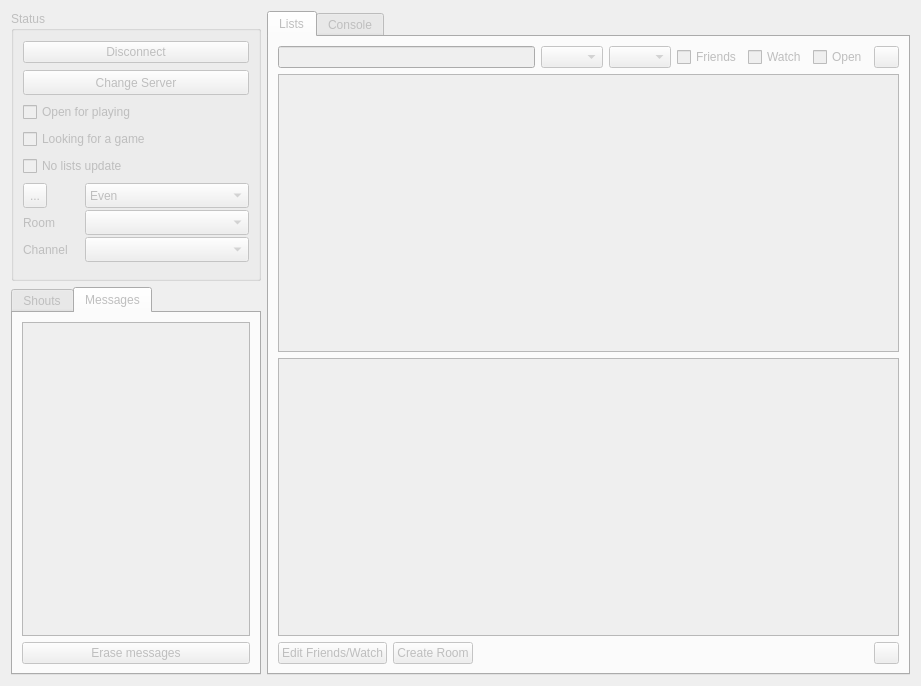
<?xml version="1.0" encoding="UTF-8"?>
<ui version="4.0">
 <class>ConnectionWidget</class>
 <widget class="QWidget" name="ConnectionWidget">
  <property name="enabled">
   <bool>false</bool>
  </property>
  <property name="geometry">
   <rect>
    <x>0</x>
    <y>0</y>
    <width>921</width>
    <height>686</height>
   </rect>
  </property>
  <property name="windowTitle">
   <string>Form</string>
  </property>
  <layout class="QGridLayout" name="gridLayout">
   <item row="0" column="0">
    <widget class="QGroupBox" name="groupBox_3">
     <property name="sizePolicy">
      <sizepolicy hsizetype="Expanding" vsizetype="Expanding">
       <horstretch>0</horstretch>
       <verstretch>0</verstretch>
      </sizepolicy>
     </property>
     <property name="minimumSize">
      <size>
       <width>170</width>
       <height>270</height>
      </size>
     </property>
     <property name="maximumSize">
      <size>
       <width>250</width>
       <height>270</height>
      </size>
     </property>
     <property name="title">
      <string>Status</string>
     </property>
     <property name="alignment">
      <set>Qt::AlignLeading|Qt::AlignLeft|Qt::AlignTop</set>
     </property>
     <layout class="QVBoxLayout" name="verticalLayout">
      <item>
       <widget class="QPushButton" name="connectButton">
        <property name="sizePolicy">
         <sizepolicy hsizetype="Expanding" vsizetype="Fixed">
          <horstretch>0</horstretch>
          <verstretch>0</verstretch>
         </sizepolicy>
        </property>
        <property name="text">
         <string>Disconnect</string>
        </property>
        <property name="checkable">
         <bool>true</bool>
        </property>
       </widget>
      </item>
      <item>
       <widget class="QPushButton" name="changeServerButton">
        <property name="minimumSize">
         <size>
          <width>110</width>
          <height>25</height>
         </size>
        </property>
        <property name="toolTip">
         <string/>
        </property>
        <property name="text">
         <string>Change Server</string>
        </property>
       </widget>
      </item>
      <item>
       <widget class="QCheckBox" name="openCheckBox">
        <property name="minimumSize">
         <size>
          <width>140</width>
          <height>0</height>
         </size>
        </property>
        <property name="toolTip">
         <string>Others can invite you to a match</string>
        </property>
        <property name="text">
         <string>Open for playing</string>
        </property>
       </widget>
      </item>
      <item>
       <widget class="QCheckBox" name="lookingCheckBox">
        <property name="minimumSize">
         <size>
          <width>160</width>
          <height>0</height>
         </size>
        </property>
        <property name="text">
         <string>Looking for a game</string>
        </property>
       </widget>
      </item>
      <item>
       <widget class="QCheckBox" name="quietCheckBox">
        <property name="minimumSize">
         <size>
          <width>140</width>
          <height>0</height>
         </size>
        </property>
        <property name="toolTip">
         <string>Don't receive list updates from server</string>
        </property>
        <property name="text">
         <string>No lists update</string>
        </property>
       </widget>
      </item>
      <item>
       <layout class="QGridLayout" name="gridLayout_3">
        <property name="spacing">
         <number>2</number>
        </property>
        <item row="0" column="0">
         <widget class="QToolButton" name="seekToolButton">
          <property name="minimumSize">
           <size>
            <width>0</width>
            <height>25</height>
           </size>
          </property>
          <property name="toolTip">
           <string>Seek a match</string>
          </property>
          <property name="text">
           <string>...</string>
          </property>
          <property name="icon">
           <iconset resource="application.qrc">
            <normaloff>:/resources/pics/not_seeking.png</normaloff>:/resources/pics/not_seeking.png</iconset>
          </property>
          <property name="iconSize">
           <size>
            <width>22</width>
            <height>22</height>
           </size>
          </property>
          <property name="checkable">
           <bool>true</bool>
          </property>
          <property name="popupMode">
           <enum>QToolButton::InstantPopup</enum>
          </property>
         </widget>
        </item>
        <item row="0" column="1">
         <widget class="QComboBox" name="handicapComboBox">
          <property name="minimumSize">
           <size>
            <width>0</width>
            <height>25</height>
           </size>
          </property>
          <property name="toolTip">
           <string>Set the handicap range you want for seeking games</string>
          </property>
          <item>
           <property name="text">
            <string>Even</string>
           </property>
          </item>
          <item>
           <property name="text">
            <string>Within 2 stones</string>
           </property>
          </item>
          <item>
           <property name="text">
            <string>Within 5 stones</string>
           </property>
          </item>
          <item>
           <property name="text">
            <string>Anyone</string>
           </property>
          </item>
          <item>
           <property name="text">
            <string>Same or stronger</string>
           </property>
          </item>
          <item>
           <property name="text">
            <string>Same or weaker</string>
           </property>
          </item>
         </widget>
        </item>
        <item row="1" column="0">
         <widget class="QLabel" name="roomsLabel">
          <property name="minimumSize">
           <size>
            <width>0</width>
            <height>25</height>
           </size>
          </property>
          <property name="text">
           <string>Room</string>
          </property>
         </widget>
        </item>
        <item row="1" column="1">
         <widget class="QComboBox" name="roomComboBox">
          <property name="minimumSize">
           <size>
            <width>0</width>
            <height>25</height>
           </size>
          </property>
         </widget>
        </item>
        <item row="2" column="0">
         <widget class="QLabel" name="channelsLabel">
          <property name="minimumSize">
           <size>
            <width>60</width>
            <height>25</height>
           </size>
          </property>
          <property name="text">
           <string>Channel</string>
          </property>
         </widget>
        </item>
        <item row="2" column="1">
         <widget class="QComboBox" name="channelComboBox">
          <property name="minimumSize">
           <size>
            <width>0</width>
            <height>25</height>
           </size>
          </property>
         </widget>
        </item>
       </layout>
      </item>
     </layout>
    </widget>
   </item>
   <item row="1" column="0">
    <widget class="QTabWidget" name="talkTabs">
     <property name="sizePolicy">
      <sizepolicy hsizetype="Expanding" vsizetype="MinimumExpanding">
       <horstretch>0</horstretch>
       <verstretch>0</verstretch>
      </sizepolicy>
     </property>
     <property name="minimumSize">
      <size>
       <width>100</width>
       <height>100</height>
      </size>
     </property>
     <property name="maximumSize">
      <size>
       <width>250</width>
       <height>16777215</height>
      </size>
     </property>
     <property name="currentIndex">
      <number>1</number>
     </property>
     <widget class="QWidget" name="tabShouts">
      <attribute name="title">
       <string>Shouts</string>
      </attribute>
      <layout class="QGridLayout" name="_5">
       <property name="leftMargin">
        <number>9</number>
       </property>
       <property name="topMargin">
        <number>9</number>
       </property>
       <property name="rightMargin">
        <number>9</number>
       </property>
       <property name="bottomMargin">
        <number>9</number>
       </property>
       <property name="spacing">
        <number>6</number>
       </property>
       <item row="0" column="0">
        <widget class="QTextEdit" name="shoutTE">
         <property name="readOnly">
          <bool>true</bool>
         </property>
        </widget>
       </item>
      </layout>
     </widget>
     <widget class="QWidget" name="tabMessages">
      <attribute name="title">
       <string>Messages</string>
      </attribute>
      <layout class="QGridLayout" name="_6">
       <property name="leftMargin">
        <number>9</number>
       </property>
       <property name="topMargin">
        <number>9</number>
       </property>
       <property name="rightMargin">
        <number>9</number>
       </property>
       <property name="bottomMargin">
        <number>9</number>
       </property>
       <property name="spacing">
        <number>6</number>
       </property>
       <item row="0" column="0">
        <widget class="QTextEdit" name="msgTextEdit">
         <property name="sizePolicy">
          <sizepolicy hsizetype="Expanding" vsizetype="Preferred">
           <horstretch>0</horstretch>
           <verstretch>0</verstretch>
          </sizepolicy>
         </property>
         <property name="readOnly">
          <bool>true</bool>
         </property>
        </widget>
       </item>
       <item row="1" column="0">
        <widget class="QPushButton" name="buttonErase">
         <property name="text">
          <string>Erase messages</string>
         </property>
        </widget>
       </item>
      </layout>
     </widget>
    </widget>
   </item>
   <item row="0" column="1" rowspan="2">
    <widget class="QTabWidget" name="tabWidget">
     <property name="sizePolicy">
      <sizepolicy hsizetype="Expanding" vsizetype="Expanding">
       <horstretch>0</horstretch>
       <verstretch>0</verstretch>
      </sizepolicy>
     </property>
     <property name="minimumSize">
      <size>
       <width>0</width>
       <height>0</height>
      </size>
     </property>
     <property name="currentIndex">
      <number>0</number>
     </property>
     <widget class="QWidget" name="tab">
      <attribute name="title">
       <string>Lists</string>
      </attribute>
      <layout class="QVBoxLayout" name="verticalLayout_3">
       <item>
        <layout class="QHBoxLayout" name="horizontalLayout_2">
         <item>
          <widget class="QLineEdit" name="playerListFilterLineEdit"/>
         </item>
         <item>
          <widget class="QComboBox" name="filterRank1ComboBox">
           <property name="toolTip">
            <string>Only show players within these ranks</string>
           </property>
           <item>
            <property name="text">
             <string/>
            </property>
           </item>
           <item>
            <property name="text">
             <string>9p-1p</string>
            </property>
           </item>
           <item>
            <property name="text">
             <string>9d</string>
            </property>
           </item>
           <item>
            <property name="text">
             <string>8d</string>
            </property>
           </item>
           <item>
            <property name="text">
             <string>7d</string>
            </property>
           </item>
           <item>
            <property name="text">
             <string>6d</string>
            </property>
           </item>
           <item>
            <property name="text">
             <string>5d</string>
            </property>
           </item>
           <item>
            <property name="text">
             <string>4d</string>
            </property>
           </item>
           <item>
            <property name="text">
             <string>3d</string>
            </property>
           </item>
           <item>
            <property name="text">
             <string>2d</string>
            </property>
           </item>
           <item>
            <property name="text">
             <string>1d</string>
            </property>
           </item>
           <item>
            <property name="text">
             <string>1k</string>
            </property>
           </item>
           <item>
            <property name="text">
             <string>2k</string>
            </property>
           </item>
           <item>
            <property name="text">
             <string>3k</string>
            </property>
           </item>
           <item>
            <property name="text">
             <string>4k</string>
            </property>
           </item>
           <item>
            <property name="text">
             <string>5k</string>
            </property>
           </item>
           <item>
            <property name="text">
             <string>6k</string>
            </property>
           </item>
           <item>
            <property name="text">
             <string>7k</string>
            </property>
           </item>
           <item>
            <property name="text">
             <string>8k</string>
            </property>
           </item>
           <item>
            <property name="text">
             <string>9k</string>
            </property>
           </item>
           <item>
            <property name="text">
             <string>10k</string>
            </property>
           </item>
           <item>
            <property name="text">
             <string>11k</string>
            </property>
           </item>
           <item>
            <property name="text">
             <string>12k</string>
            </property>
           </item>
           <item>
            <property name="text">
             <string>13k</string>
            </property>
           </item>
           <item>
            <property name="text">
             <string>14k</string>
            </property>
           </item>
           <item>
            <property name="text">
             <string>15k</string>
            </property>
           </item>
           <item>
            <property name="text">
             <string>16k</string>
            </property>
           </item>
           <item>
            <property name="text">
             <string>NR</string>
            </property>
           </item>
          </widget>
         </item>
         <item>
          <widget class="QComboBox" name="filterRank2ComboBox">
           <property name="toolTip">
            <string>Only show players within these ranks</string>
           </property>
           <item>
            <property name="text">
             <string/>
            </property>
           </item>
           <item>
            <property name="text">
             <string>9p-1p</string>
            </property>
           </item>
           <item>
            <property name="text">
             <string>9d</string>
            </property>
           </item>
           <item>
            <property name="text">
             <string>8d</string>
            </property>
           </item>
           <item>
            <property name="text">
             <string>7d</string>
            </property>
           </item>
           <item>
            <property name="text">
             <string>6d</string>
            </property>
           </item>
           <item>
            <property name="text">
             <string>5d</string>
            </property>
           </item>
           <item>
            <property name="text">
             <string>4d</string>
            </property>
           </item>
           <item>
            <property name="text">
             <string>3d</string>
            </property>
           </item>
           <item>
            <property name="text">
             <string>2d</string>
            </property>
           </item>
           <item>
            <property name="text">
             <string>1d</string>
            </property>
           </item>
           <item>
            <property name="text">
             <string>1k</string>
            </property>
           </item>
           <item>
            <property name="text">
             <string>2k</string>
            </property>
           </item>
           <item>
            <property name="text">
             <string>3k</string>
            </property>
           </item>
           <item>
            <property name="text">
             <string>4k</string>
            </property>
           </item>
           <item>
            <property name="text">
             <string>5k</string>
            </property>
           </item>
           <item>
            <property name="text">
             <string>6k</string>
            </property>
           </item>
           <item>
            <property name="text">
             <string>7k</string>
            </property>
           </item>
           <item>
            <property name="text">
             <string>8k</string>
            </property>
           </item>
           <item>
            <property name="text">
             <string>9k</string>
            </property>
           </item>
           <item>
            <property name="text">
             <string>10k</string>
            </property>
           </item>
           <item>
            <property name="text">
             <string>11k</string>
            </property>
           </item>
           <item>
            <property name="text">
             <string>12k</string>
            </property>
           </item>
           <item>
            <property name="text">
             <string>13k</string>
            </property>
           </item>
           <item>
            <property name="text">
             <string>14k</string>
            </property>
           </item>
           <item>
            <property name="text">
             <string>15k</string>
            </property>
           </item>
           <item>
            <property name="text">
             <string>16k</string>
            </property>
           </item>
           <item>
            <property name="text">
             <string>NR</string>
            </property>
           </item>
          </widget>
         </item>
         <item>
          <widget class="QCheckBox" name="filterFriendsCheckBox">
           <property name="toolTip">
            <string>Only show friends</string>
           </property>
           <property name="text">
            <string>Friends</string>
           </property>
          </widget>
         </item>
         <item>
          <widget class="QCheckBox" name="filterWatchesCheckBox">
           <property name="toolTip">
            <string>Only show games played by watched players</string>
           </property>
           <property name="text">
            <string>Watch</string>
           </property>
          </widget>
         </item>
         <item>
          <widget class="QCheckBox" name="filterOpenCheckBox">
           <property name="toolTip">
            <string>Only show players available for a match</string>
           </property>
           <property name="text">
            <string>Open</string>
           </property>
          </widget>
         </item>
         <item>
          <widget class="QPushButton" name="refreshPlayersButton">
           <property name="sizePolicy">
            <sizepolicy hsizetype="Fixed" vsizetype="Fixed">
             <horstretch>0</horstretch>
             <verstretch>0</verstretch>
            </sizepolicy>
           </property>
           <property name="maximumSize">
            <size>
             <width>25</width>
             <height>16777215</height>
            </size>
           </property>
           <property name="toolTip">
            <string>Refresh players list</string>
           </property>
           <property name="icon">
            <iconset theme="view-refresh">
             <normaloff/>
            </iconset>
           </property>
          </widget>
         </item>
        </layout>
       </item>
       <item>
        <widget class="QTableView" name="playerView">
         <property name="contextMenuPolicy">
          <enum>Qt::CustomContextMenu</enum>
         </property>
         <property name="selectionMode">
          <enum>QAbstractItemView::SingleSelection</enum>
         </property>
         <property name="selectionBehavior">
          <enum>QAbstractItemView::SelectRows</enum>
         </property>
         <property name="showGrid">
          <bool>false</bool>
         </property>
         <property name="sortingEnabled">
          <bool>true</bool>
         </property>
         <property name="cornerButtonEnabled">
          <bool>false</bool>
         </property>
         <attribute name="verticalHeaderVisible">
          <bool>false</bool>
         </attribute>
        </widget>
       </item>
       <item>
        <widget class="QTableView" name="gamesView">
         <property name="contextMenuPolicy">
          <enum>Qt::CustomContextMenu</enum>
         </property>
         <property name="selectionMode">
          <enum>QAbstractItemView::SingleSelection</enum>
         </property>
         <property name="selectionBehavior">
          <enum>QAbstractItemView::SelectRows</enum>
         </property>
         <property name="showGrid">
          <bool>false</bool>
         </property>
         <property name="sortingEnabled">
          <bool>true</bool>
         </property>
         <property name="cornerButtonEnabled">
          <bool>false</bool>
         </property>
         <attribute name="verticalHeaderVisible">
          <bool>false</bool>
         </attribute>
        </widget>
       </item>
       <item>
        <layout class="QHBoxLayout" name="horizontalLayout_3">
         <item>
          <widget class="QPushButton" name="editFriendsWatchesButton">
           <property name="toolTip">
            <string>Change the friends/watches/blocks lists</string>
           </property>
           <property name="text">
            <string>Edit Friends/Watch</string>
           </property>
          </widget>
         </item>
         <item>
          <widget class="QPushButton" name="createRoomButton">
           <property name="text">
            <string>Create Room</string>
           </property>
          </widget>
         </item>
         <item>
          <spacer name="horizontalSpacer">
           <property name="orientation">
            <enum>Qt::Horizontal</enum>
           </property>
           <property name="sizeHint" stdset="0">
            <size>
             <width>40</width>
             <height>20</height>
            </size>
           </property>
          </spacer>
         </item>
         <item>
          <widget class="QPushButton" name="refreshGamesButton">
           <property name="sizePolicy">
            <sizepolicy hsizetype="Fixed" vsizetype="Fixed">
             <horstretch>0</horstretch>
             <verstretch>0</verstretch>
            </sizepolicy>
           </property>
           <property name="maximumSize">
            <size>
             <width>25</width>
             <height>16777215</height>
            </size>
           </property>
           <property name="toolTip">
            <string>Refresh games list</string>
           </property>
           <property name="text">
            <string/>
           </property>
           <property name="icon">
            <iconset theme="view-refresh">
             <normaloff/>
            </iconset>
           </property>
          </widget>
         </item>
        </layout>
       </item>
      </layout>
     </widget>
     <widget class="QWidget" name="tab_2">
      <attribute name="title">
       <string>Console</string>
      </attribute>
      <layout class="QVBoxLayout" name="_2">
       <property name="spacing">
        <number>6</number>
       </property>
       <property name="leftMargin">
        <number>9</number>
       </property>
       <property name="topMargin">
        <number>9</number>
       </property>
       <property name="rightMargin">
        <number>9</number>
       </property>
       <property name="bottomMargin">
        <number>9</number>
       </property>
       <item>
        <widget class="QTextEdit" name="MultiLineEdit2">
         <property name="focusPolicy">
          <enum>Qt::NoFocus</enum>
         </property>
         <property name="acceptDrops">
          <bool>false</bool>
         </property>
         <property name="horizontalScrollBarPolicy">
          <enum>Qt::ScrollBarAlwaysOff</enum>
         </property>
         <property name="readOnly">
          <bool>true</bool>
         </property>
         <property name="acceptRichText">
          <bool>false</bool>
         </property>
        </widget>
       </item>
       <item>
        <widget class="QComboBox" name="commandLineComboBox">
         <property name="editable">
          <bool>true</bool>
         </property>
        </widget>
       </item>
      </layout>
     </widget>
    </widget>
   </item>
  </layout>
 </widget>
 <resources>
  <include location="application.qrc"/>
 </resources>
 <connections/>
</ui>
